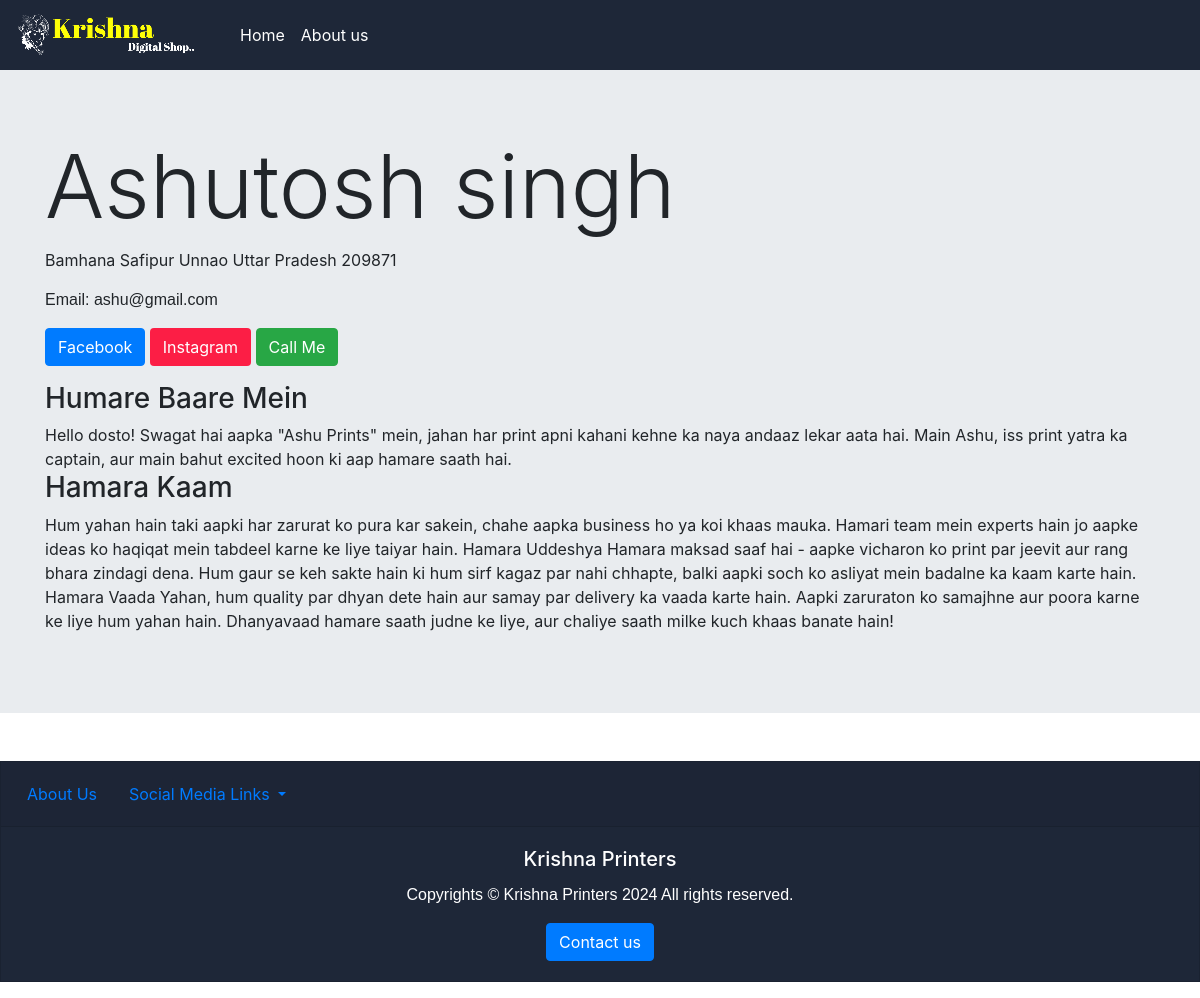
Page /aboutus/ on the earlier database version.
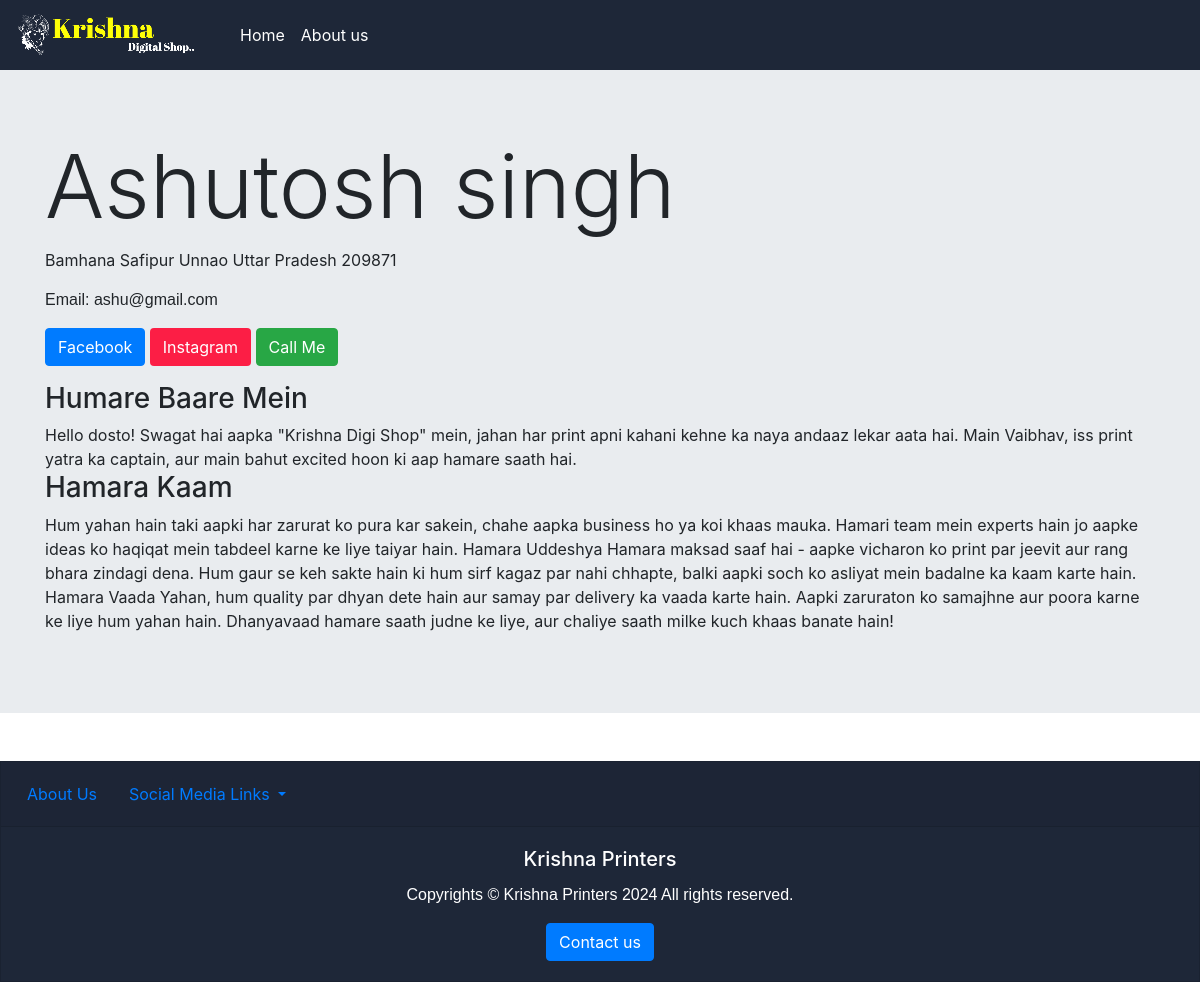
Same page on the later database version.
### homeapp/models.py (models this page shows)
class AboutUs(models.Model):
    user=models.ForeignKey(User, on_delete=models.CASCADE)
    address=models.CharField(max_length=200)
    phoneno=models.IntegerField()
    facebook=models.CharField(max_length=50)
    instagram=models.CharField(max_length=50)
    body=models.TextField()

### homeapp/views.py (the view)
# urls.py: path('aboutus/',views.aboutus),
def aboutus(request):
    admin=AboutUs.objects.all()
    context={
        'admin':admin
    }
    return render(request, 'homeapp/aboutus.html',context)

### templates/homeapp/aboutus.html (shortened to what this page needs)
{% extends 'homeapp/base.html' %}
{% block bodyblock %}
<div class="jumbotron jumbotron-fluid">
    <div class="container">
        {% for kanha in admin %}
        <h1 class="display-2">{{kanha.user.first_name | title}} {{kanha.user.last_name}} </h1>
        <address>{{kanha.address}} </address>
        <p class="" > Email: {{kanha.user.email}} </p>
        <div class="row">
            <div class="col-sm-4">
                <a class="btn btn-primary" href="{{kanha.facebook}}  " target="_blank">Facebook</a>
                <a class="btn" href="{{kanha.instagram}} " target="_blank" style="background-color: #fc1e45; color: white;">Instagram</a>
                <a class="btn btn-success" href="tel:6387217378" >Call Me</a>
            </div>
        </div>
        <p class="lead">{{kanha.body | safe }}</p>
        {% endfor %}
    </div>
</div>
{% endblock %}

Differences in the rows shown:
changed AboutUs "Bamhana Safipur Unnao Uttar Pradesh 209871": body "…dosto! Swagat hai aapka \"Ashu Prints\" mein, jahan har print apni kahani kehne ka naya andaaz lekar aata hai. Main Ashu, iss print yatra ka…" → "…dosto! Swagat hai aapka \"Krishna Digi Shop\" mein, jahan har print apni kahani kehne ka naya andaaz lekar aata hai. Main Vaibhav, iss print yatra ka…"
